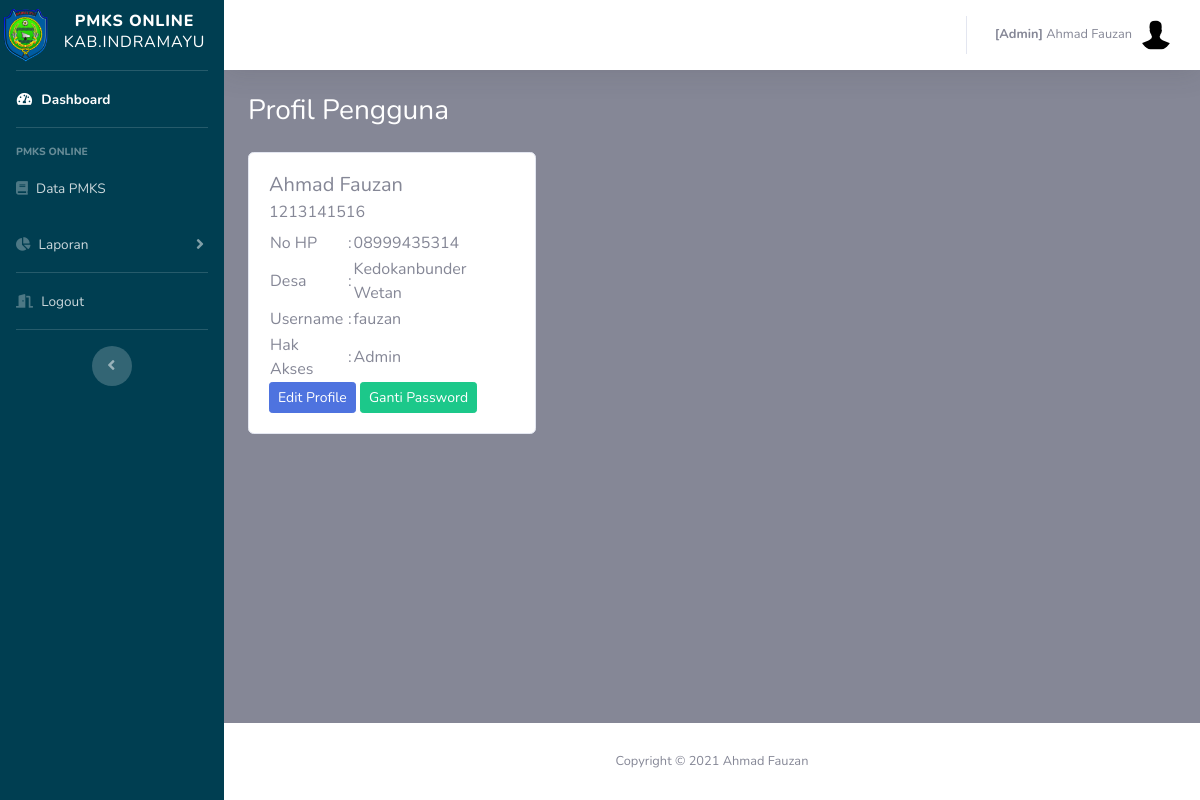
Page /pegawai/profil.php (signed in) on the committed database.
### tables this page shows
CREATE TABLE `pegawai` (
  `id_pegawai` int(11) NOT NULL,
  `nm_pegawai` varchar(50) NOT NULL,
  `nip` varchar(50) NOT NULL,
  `no_telepon` varchar(50) NOT NULL,
  `alamat` varchar(100) DEFAULT NULL,
  `id_desa` int(10) NOT NULL,
  `username` varchar(50) NOT NULL,
  `password` varchar(255) NOT NULL,
  `role` varchar(10) NOT NULL,
  `status` int(10) NOT NULL,
  `is_delete` int(11) NOT NULL,
  `row_edit` int(11) NOT NULL,
  `time_input` datetime NOT NULL DEFAULT CURRENT_TIMESTAMP
);

CREATE TABLE `desa` (
  `id_desa` int(10) NOT NULL,
  `nm_desa` varchar(25) NOT NULL,
  `id_kec` int(11) NOT NULL,
  `is_delete` int(11) NOT NULL,
  `row_edit` int(11) NOT NULL,
  `creator` int(11) NOT NULL,
  `time_input` datetime NOT NULL DEFAULT CURRENT_TIMESTAMP
);

### config.php (called while the page is built, shortened)
<?php
	$database = 'pmks';
?>

### functions.php (called while the page is built, shortened)
<?php
function query($query)
{
	include('config.php');
	$result = mysqli_query($koneksi, $query);
	$rows = [];
	while ($row = mysqli_fetch_assoc($result)) {
		$rows[] = $row;
	}
	return $rows;
}

### pegawai/profil.php (the view, shortened to what this page needs)
<?php
require '../config.php';
  include('templetes/sidebar.php');
  include('templetes/topbar.php');
  require_once "../functions.php";
  $id = $_SESSION["id_pegawai"];
  $user = query("SELECT pegawai.*, desa.nm_desa FROM pegawai INNER JOIN desa ON pegawai.id_desa=desa.id_desa WHERE pegawai.is_delete=1 AND id_pegawai = $id")[0];
?>
        <div class="container-fluid ">
          <h1 class="h3 mb-4 text-judul">Profil Pengguna</h1>
          <div class="card" style="width: 18rem;">
            <div class="card-body">
              <h5 class="card-title"><?=$user['nm_pegawai'] ?></h5>
              <h6 class="card-subtitle mb-2 text-muted"><?=$user['nip'] ?></h6>
              <table>
                <tr>
                  <td>No HP</td>
                  <td>:</td>
                  <td><?=$user['no_telepon'] ?></td>
                </tr>
                <tr>
                  <td>Desa</td>
                  <td>:</td>
                  <td><?=$user['nm_desa'] ?></td>
                </tr>
                <tr>
                  <td>Username</td>
                  <td>:</td>
                  <td><?=$user['username'] ?></td>
                </tr>
                <tr>
                  <td>Hak Akses</td>
                  <td>:</td>
                  <td><?=$user['role'] ?></td>
                </tr>
              </table>
              <button type="button" id="editProfil" name="editProfil" class="btn btn-primary btn-sm" data-toggle="modal" data-target="#modalEditProfil">Edit Profile</button>
              <button type="button" id="editPass" name="editPass" class="btn btn-success btn-sm" data-toggle="modal" data-target="#modalEditPass">Ganti Password</button>
            </div>
          </div>
        </div>
      </div>
<?php include('templetes/footer.php');?>

### pegawai/templetes/sidebar.php (style rules this page uses)
.text-judul { color: #ffffff; }

### rows in the picture
pegawai: nm_pegawai "Ahmad Fauzan", nip "1213141516", no_telepon "08999435314", id_desa.nm_desa "Kedokanbunder Wetan", username "fauzan", role "Admin"

### other values in the picture
$_SESSION['nama_role'] "Admin"
$_SESSION['nama'] "Ahmad Fauzan"
